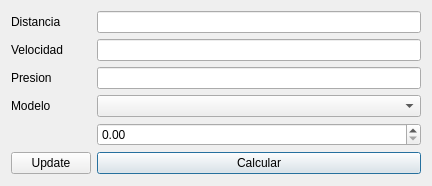
<?xml version="1.0" encoding="UTF-8"?>
<ui version="4.0">
 <class>Horas</class>
 <widget class="QDialog" name="Horas">
  <property name="geometry">
   <rect>
    <x>0</x>
    <y>0</y>
    <width>432</width>
    <height>186</height>
   </rect>
  </property>
  <property name="windowTitle">
   <string>Dialog</string>
  </property>
  <layout class="QGridLayout" name="gridLayout">
   <item row="0" column="2">
    <widget class="QLineEdit" name="lineEdit"/>
   </item>
   <item row="1" column="2">
    <widget class="QLineEdit" name="lineEdit_2"/>
   </item>
   <item row="1" column="0">
    <widget class="QLabel" name="label_2">
     <property name="text">
      <string>Velocidad</string>
     </property>
    </widget>
   </item>
   <item row="0" column="0">
    <widget class="QLabel" name="label">
     <property name="text">
      <string>Distancia</string>
     </property>
    </widget>
   </item>
   <item row="5" column="2">
    <widget class="QPushButton" name="pushButton">
     <property name="text">
      <string>Calcular</string>
     </property>
    </widget>
   </item>
   <item row="2" column="2">
    <widget class="QLineEdit" name="lineEdit_3"/>
   </item>
   <item row="2" column="0">
    <widget class="QLabel" name="label_3">
     <property name="text">
      <string>Presion</string>
     </property>
    </widget>
   </item>
   <item row="3" column="0">
    <widget class="QLabel" name="label_4">
     <property name="text">
      <string>Modelo</string>
     </property>
    </widget>
   </item>
   <item row="3" column="2">
    <widget class="QComboBox" name="comboBox"/>
   </item>
   <item row="4" column="2">
    <widget class="QDoubleSpinBox" name="doubleSpinBox"/>
   </item>
   <item row="5" column="0">
    <widget class="QPushButton" name="pushButton_2">
     <property name="text">
      <string>Update</string>
     </property>
    </widget>
   </item>
  </layout>
 </widget>
 <resources/>
 <connections/>
</ui>
